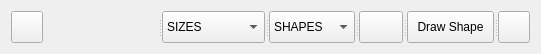
<?xml version="1.0" encoding="UTF-8"?>
<ui version="4.0">
 <class>minimumAreaTool</class>
 <widget class="QWidget" name="minimumAreaTool">
  <property name="geometry">
   <rect>
    <x>0</x>
    <y>0</y>
    <width>541</width>
    <height>50</height>
   </rect>
  </property>
  <property name="sizePolicy">
   <sizepolicy hsizetype="Fixed" vsizetype="Fixed">
    <horstretch>0</horstretch>
    <verstretch>0</verstretch>
   </sizepolicy>
  </property>
  <property name="maximumSize">
   <size>
    <width>541</width>
    <height>50</height>
   </size>
  </property>
  <property name="windowTitle">
   <string>Form</string>
  </property>
  <layout class="QGridLayout" name="gridLayout">
   <item row="0" column="0">
    <widget class="QPushButton" name="showPushButton">
     <property name="sizePolicy">
      <sizepolicy hsizetype="Fixed" vsizetype="Fixed">
       <horstretch>0</horstretch>
       <verstretch>0</verstretch>
      </sizepolicy>
     </property>
     <property name="minimumSize">
      <size>
       <width>32</width>
       <height>32</height>
      </size>
     </property>
     <property name="maximumSize">
      <size>
       <width>32</width>
       <height>32</height>
      </size>
     </property>
     <property name="toolTip">
      <string>Minimum Area Tool</string>
     </property>
     <property name="text">
      <string/>
     </property>
     <property name="icon">
      <iconset resource="../../resources.qrc">
       <normaloff>:/plugins/DsgTools/icons/minAreaTool.png</normaloff>:/plugins/DsgTools/icons/minAreaTool.png</iconset>
     </property>
     <property name="iconSize">
      <size>
       <width>28</width>
       <height>28</height>
      </size>
     </property>
     <property name="checkable">
      <bool>true</bool>
     </property>
    </widget>
   </item>
   <item row="0" column="1">
    <widget class="QSplitter" name="splitter">
     <property name="orientation">
      <enum>Qt::Horizontal</enum>
     </property>
     <widget class="QgsScaleWidget" name="mScaleWidget">
      <property name="showCurrentScaleButton">
       <bool>true</bool>
      </property>
     </widget>
     <widget class="QComboBox" name="sizesComboBox">
      <property name="maximumSize">
       <size>
        <width>16777215</width>
        <height>32</height>
       </size>
      </property>
      <item>
       <property name="text">
        <string>SIZES</string>
       </property>
      </item>
      <item>
       <property name="text">
        <string>25mm²</string>
       </property>
      </item>
      <item>
       <property name="text">
        <string>4mm²</string>
       </property>
      </item>
      <item>
       <property name="text">
        <string>0.8x0.8mm²</string>
       </property>
      </item>
      <item>
       <property name="text">
        <string>1x1mm²</string>
       </property>
      </item>
      <item>
       <property name="text">
        <string>0.8mm</string>
       </property>
      </item>
     </widget>
     <widget class="QComboBox" name="shapesComboBox">
      <property name="maximumSize">
       <size>
        <width>16777215</width>
        <height>32</height>
       </size>
      </property>
      <item>
       <property name="text">
        <string>SHAPES</string>
       </property>
      </item>
      <item>
       <property name="text">
        <string>Square</string>
       </property>
      </item>
      <item>
       <property name="text">
        <string>Circle</string>
       </property>
      </item>
     </widget>
     <widget class="QgsColorButton" name="mColorButton">
      <property name="toolTip">
       <string>Color Selector</string>
      </property>
      <property name="color">
       <color alpha="63">
        <red>254</red>
        <green>178</green>
        <blue>76</blue>
       </color>
      </property>
     </widget>
     <widget class="QPushButton" name="drawShape">
      <property name="maximumSize">
       <size>
        <width>16777215</width>
        <height>32</height>
       </size>
      </property>
      <property name="text">
       <string>Draw Shape</string>
      </property>
      <property name="icon">
       <iconset resource="../../resources.qrc">
        <normaloff>:/plugins/DsgTools/icons/areaTool.png</normaloff>:/plugins/DsgTools/icons/areaTool.png</iconset>
      </property>
     </widget>
     <widget class="QPushButton" name="createCustomSizesPushButton">
      <property name="sizePolicy">
       <sizepolicy hsizetype="Fixed" vsizetype="Fixed">
        <horstretch>0</horstretch>
        <verstretch>0</verstretch>
       </sizepolicy>
      </property>
      <property name="minimumSize">
       <size>
        <width>32</width>
        <height>32</height>
       </size>
      </property>
      <property name="maximumSize">
       <size>
        <width>32</width>
        <height>32</height>
       </size>
      </property>
      <property name="toolTip">
       <string>Create Custom Size</string>
      </property>
      <property name="text">
       <string/>
      </property>
      <property name="icon">
       <iconset resource="../../resources.qrc">
        <normaloff>:/plugins/DsgTools/icons/plus.png</normaloff>:/plugins/DsgTools/icons/plus.png</iconset>
      </property>
      <property name="iconSize">
       <size>
        <width>20</width>
        <height>20</height>
       </size>
      </property>
     </widget>
    </widget>
   </item>
  </layout>
 </widget>
 <customwidgets>
  <customwidget>
   <class>QgsColorButton</class>
   <extends>QPushButton</extends>
   <header>qgis.gui</header>
  </customwidget>
  <customwidget>
   <class>QgsScaleWidget</class>
   <extends>QWidget</extends>
   <header>qgis.gui</header>
  </customwidget>
 </customwidgets>
 <resources>
  <include location="../../resources.qrc"/>
 </resources>
 <connections/>
</ui>
